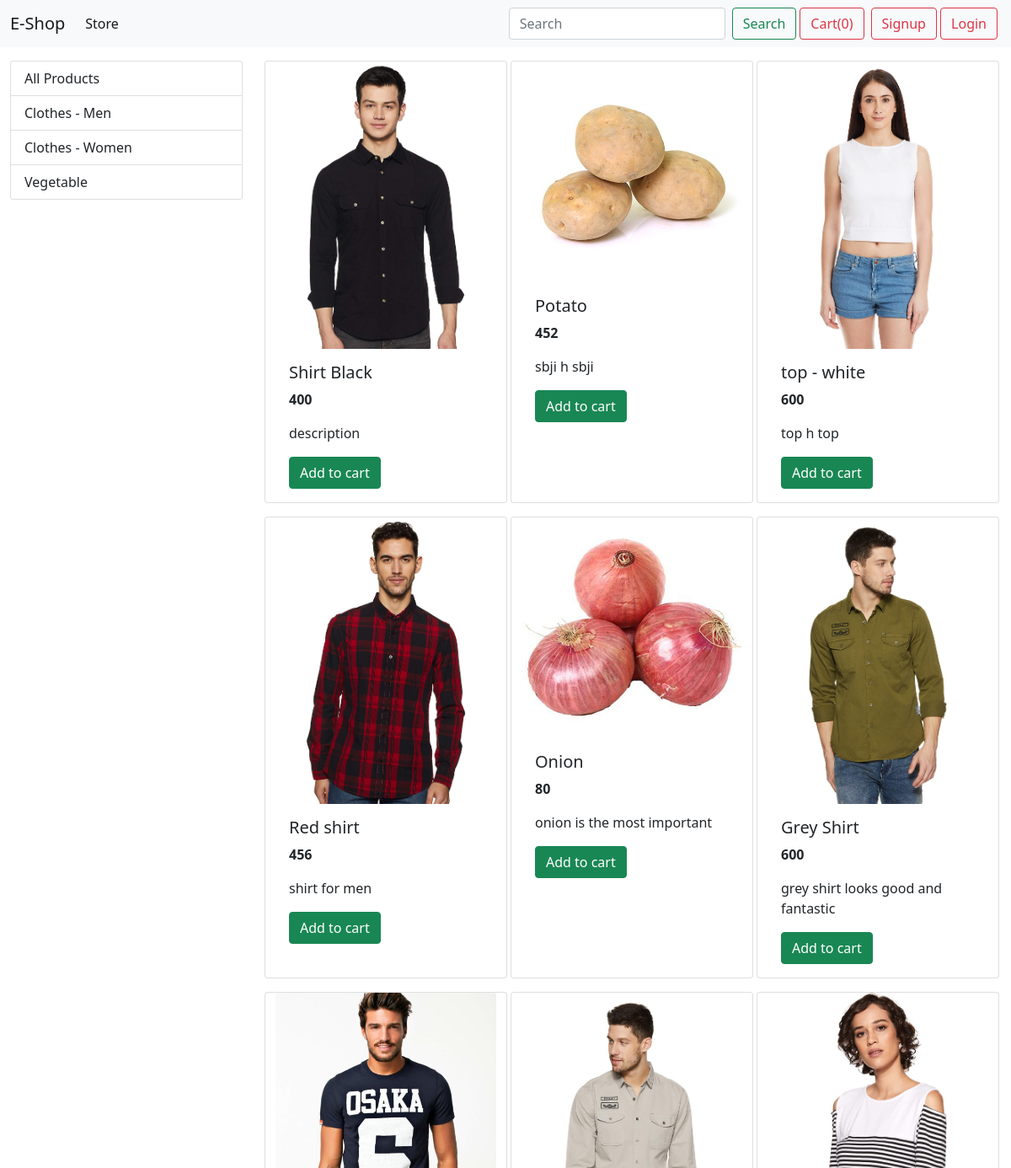
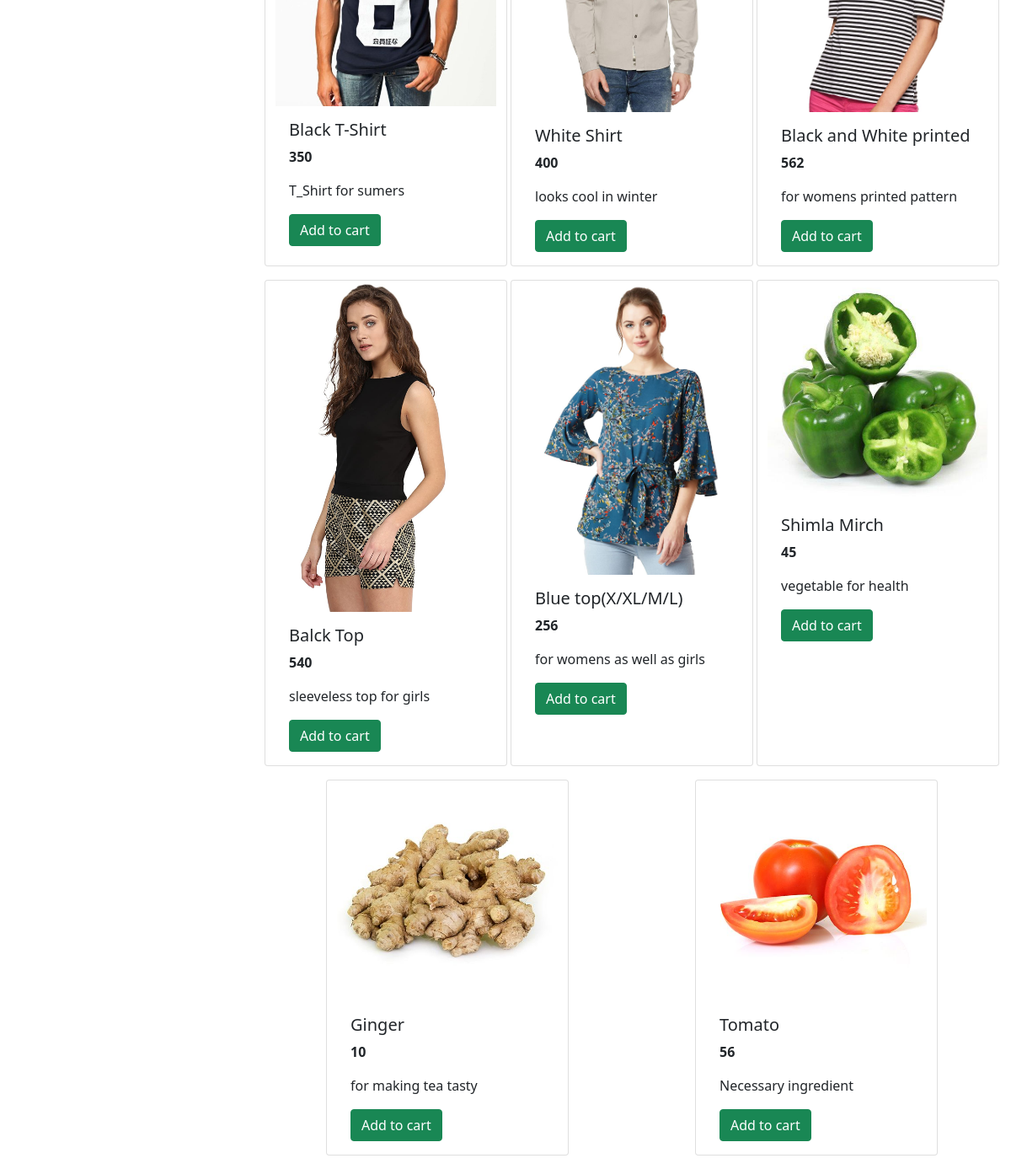
The page / on the database its author committed (2 pictures, top to bottom).
### store/models.py (models this page shows, shortened)
class Category(models.Model):
    name = models.CharField(max_length=25)

class Product(models.Model):
    name = models.CharField(max_length=25)
    price = models.IntegerField(default=0)
    category = models.ForeignKey(Category, on_delete = models.CASCADE , default=1)
    desc = models.CharField(max_length=200,default="")
    image = models.ImageField(upload_to='media/')

### store/views.py (the view)
# urls.py: path('',views.index,name='index'),
def index(request):
    products = None
    category_id = request.GET.get("category")
    if category_id:
        products = Product.objects.filter(category_id=category_id)
    else:
        products = Product.objects.all()
    categories = Category.objects.all()
    params = {}
    params["products"] = products
    params["categories"] = categories
    return render(request, "index.html", params)

### templates/index.html (shortened to what this page needs)
{% extends 'base.html' %}
{% block content %}
<div class="container-fluid mt-3">
    <div class="row">
        <div class="col-lg-3 mx-auto">
            <div class="list-group">
                <a href="/" class="list-group-item
                list-group-item-action">All Products</a>
                {% for category in categories %}
                <a href="/?category={{category.id}}" class="list-group-item
                list-group-item-action">{{category.name}}</a>
                {% endfor %}
            </div>
        </div>
        <div id='products' class="col-lg-9 mx-auto">
            <div class="row mx-auto">
                {% for product in products %}
                <div class="card mx-auto mb-3" style="width: 18rem;">
                    <img src="{{product.image.url}}" class="card-img-top" alt="...">
                    <div class="card-body">
                        <h5 class="card-title">{{product.name}}</h5>
                        <p class="card-text"><b>{{product.price}}</b></p>
                        <p class="card-text">{{product.desc}}</p>
                        <form action="/cart" method="POST">
                            <button class="btn btn-success" type="submit">Add to cart</button>
                        </form>
                    </div>
                </div>
                {% endfor %}
            </div>
        </div>
    </div>
</div>
{% endblock content %}

### templates/base.html (shortened to what this page needs)
<!doctype html>
<html lang="en">
<head>
    <link href="https://cdn.jsdelivr.net/npm/bootstrap@5.0.0-beta3/dist/css/bootstrap.min.css" rel="stylesheet"
>
</head>
<body>
    <nav class="navbar navbar-expand-lg navbar-light bg-light">
        <div class="container-fluid">
            <a class="navbar-brand" href="/">E-Shop</a>
            <div class="collapse navbar-collapse" id="navbarSupportedContent">
                <ul class="navbar-nav me-auto mb-2 mb-lg-0">
                    <li class="nav-item">
                        <a class="nav-link active" aria-current="page" href="cart">Store</a>
                    </li>
            </div>
            <div class="d-flex ml-auto">
            <form class="d-flex">
                <input class="form-control me-2" type="search" placeholder="Search" aria-label="Search">
                <button class="btn btn-outline-success" type="submit">Search</button>
            </form>
            <div class="mx-1">
                <a href="/cart"><input class="btn btn-outline-danger" type="submit" value="Cart({{items|length}})"></a>
            </div>
            {% if user.is_authenticated %}
            <ul class="navbar-nav mx-3">
                <li class="nav-item dropdown">
                    <a class="nav-link dropdown-toggle" href="#" id="navbarDropdown" role="button"
                        data-bs-toggle="dropdown" aria-expanded="false">
                        welcome {{request.user}}
                    </a>
                    <ul class="dropdown-menu " aria-labelledby="navbarDropdown">
                        <li><a class="dropdown-item" href="/updateprofile">Update</a></li>
                        <li><a class="dropdown-item" href="/logout">Logout</a></li>
                    </ul>
                </li>
            </ul>
        </div>
            {% else %}
            <div class="mx-1">
                <button type="button" class="btn btn-outline-danger" data-bs-toggle="modal"
                    data-bs-target="#SignupModal">
                    Signup</button>
                <button type="button" class="btn btn-outline-danger" data-bs-toggle="modal"
                    data-bs-target="#LoginModal">
                    Login</button>
                {% endif %}
            </div>
        </div>
    </nav>
    {% block content %}{% endblock content %}
</body>
</html>

### rows shown on the page
Category: name "Clothes - Men"
Category: name "Clothes - Women"
Category: name "Vegetable"
Product: image (picture), name "Shirt Black", price "400", desc "description"
Product: image (picture), name "Potato", price "452", desc "sbji h sbji"
Product: image (picture), name "top - white", price "600", desc "top h top"
Product: image (picture), name "Red shirt", price "456", desc "shirt for men"
Product: image (picture), name "Onion", price "80", desc "onion is the most important"
Product: image (picture), name "Grey Shirt", price "600", desc "grey shirt looks good and fantastic"
Product: image (picture), name "Black T-Shirt", price "350", desc "T_Shirt for sumers"
Product: image (picture), name "White Shirt", price "400", desc "looks cool in winter"
Product: image (picture), name "Black and White printed", price "562", desc "for womens printed pattern"
Product: image (picture), name "Balck Top", price "540", desc "sleeveless top for girls"
Product: image (picture), name "Blue top(X/XL/M/L)", price "256", desc "for womens as well as girls"
Product: image (picture), name "Shimla Mirch", price "45", desc "vegetable for health"
Product: image (picture), name "Ginger", price "10", desc "for making tea tasty"
Product: image (picture), name "Tomato", price "56", desc "Necessary ingredient"
